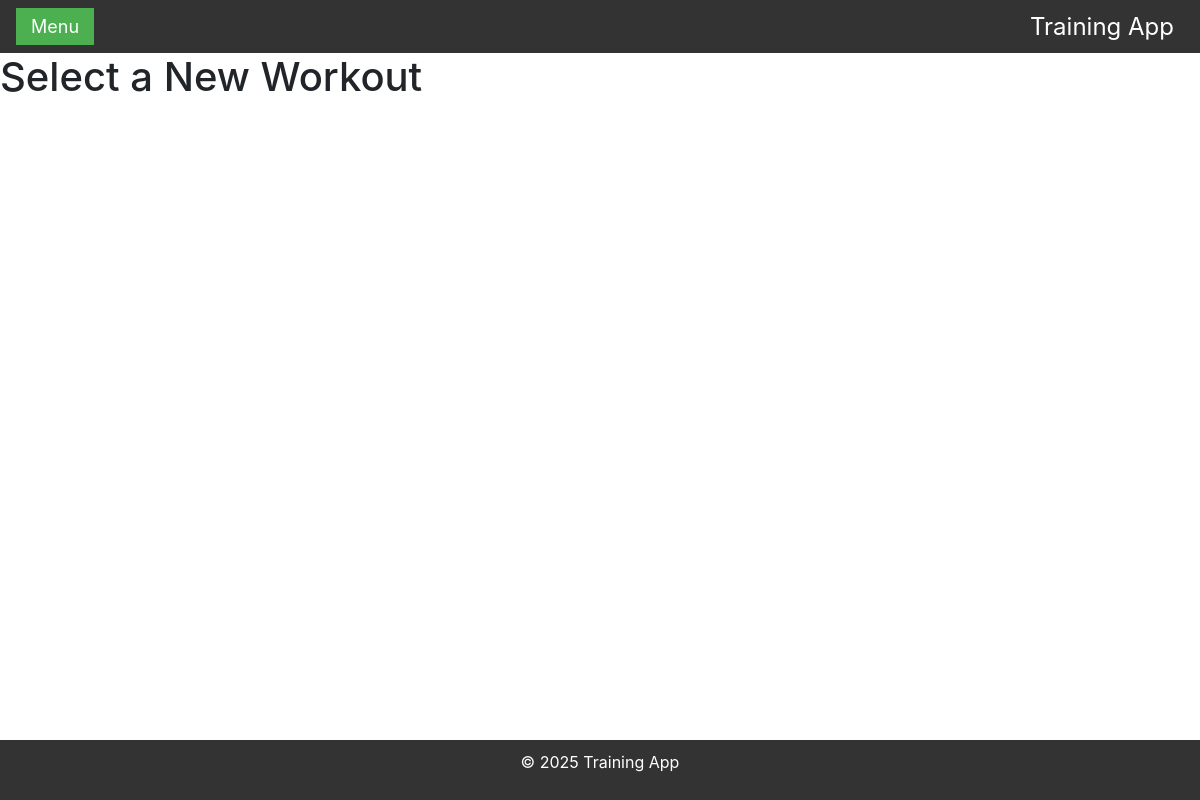
/new_workout/ (signed in), run on an earlier commit of the app's database.
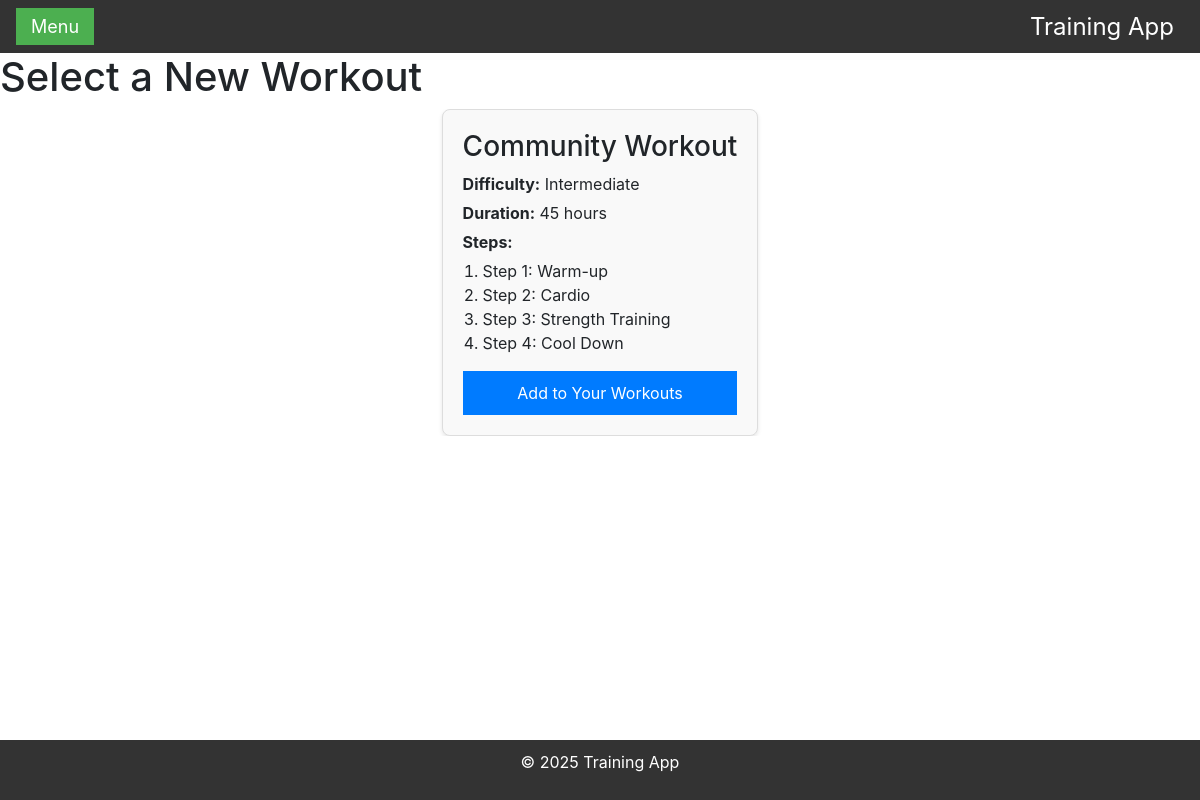
And on a later commit of the database.
### training/models.py (models this page shows, shortened)
class Workout(models.Model):
    title = models.CharField(max_length=255)  # Pole tekstowe na tytuł treningu
    difficulty = models.CharField(max_length=50)  # Pole tekstowe na poziom trudności
    duration = models.IntegerField()  # Pole liczbowe na czas trwania treningu (w minutach)
    steps = models.TextField()  # Pole tekstowe na kroki/etapy treningu
    is_admin = models.BooleanField(default=False)  # Pole logiczne wskazujące, czy trening został stworzony przez administratora
    created_by = models.ForeignKey(User, on_delete=models.CASCADE, null=True, blank=True)
    created_at = models.DateTimeField(auto_now_add=True)  # Automatyczne ustawienie daty i czasu utworzenia
    achievement = models.ForeignKey(Achievement, on_delete=models.SET_NULL, null=True, blank=True)

### training/views.py (the view)
# urls.py: path('new_workout/', views.select_new_workout, name='new_workout'),  # Wyświetlanie dostępnych nowych treningów
@login_required
def select_new_workout(request):
    user_workouts = Workout.objects.filter(
        is_admin=False,  # Filtruje treningi niebędące administracyjnymi
        created_by__isnull=False,  # Wyklucza treningi bez przypisanego twórcy
        created_by__is_active=True  # Uwzględnia tylko aktywnych użytkowników
    ).exclude(
        id__in=UserWorkout.objects.filter(user=request.user).values_list('workout_id', flat=True)  # Wyklucza treningi już dodane do użytkownika
    )
    admin_workouts = Workout.objects.filter(
        is_admin=True,  # Filtruje treningi administracyjne
        created_by__isnull=True  # Uwzględnia tylko treningi bez twórcy (globalne)
    )
    special_workouts = Workout.objects.filter(is_admin=True)  # Pobiera wszystkie treningi administracyjne
    user_workout_ids = UserWorkout.objects.filter(user=request.user).values_list('workout_id', flat=True)  # Pobiera ID treningów użytkownika
    context = {
        'user_workouts': user_workouts,
        'admin_workouts': admin_workouts,
        'special_workouts': special_workouts,
        'user_workout_ids': user_workout_ids,
    }
    return render(request, 'training/select_new_workout.html', context)  # Renderuje stronę z nowymi treningami

### training/templates/training/select_new_workout.html (shortened to what this page needs)
{% extends 'training/base.html' %}
{% block content %}
<h1>Select a New Workout</h1>
<div id="special-workouts" class="workouts-container">
    {% for workout in special_workouts %}
        <div class="workout-item">
            <h3>{{ workout.title }}</h3>
            <p><strong>Difficulty:</strong> {{ workout.difficulty }}</p>
            <p><strong>Duration:</strong> {{ workout.duration }} hours</p>
            <p><strong>Steps:</strong></p>
            <ol>
                {% for step in workout.steps.splitlines %}
                    <li>{{ step }}</li>
                {% endfor %}
            </ol>
            {% if workout.id not in user_workout_ids %}
                <button onclick="addToYourWorkouts({{ workout.id }})">Add to Your Workouts</button>
            {% endif %}
        </div>
    {% endfor %}
</div>
{% endblock %}

What changed in the data, as far as the page shows it:
added Workout: title "Community Workout", difficulty "Intermediate", duration "45", splitlines "Step 1: Warm-up" "Step 2: Cardio" "Step 3: Strength Training" "Step 4: Cool Down"
